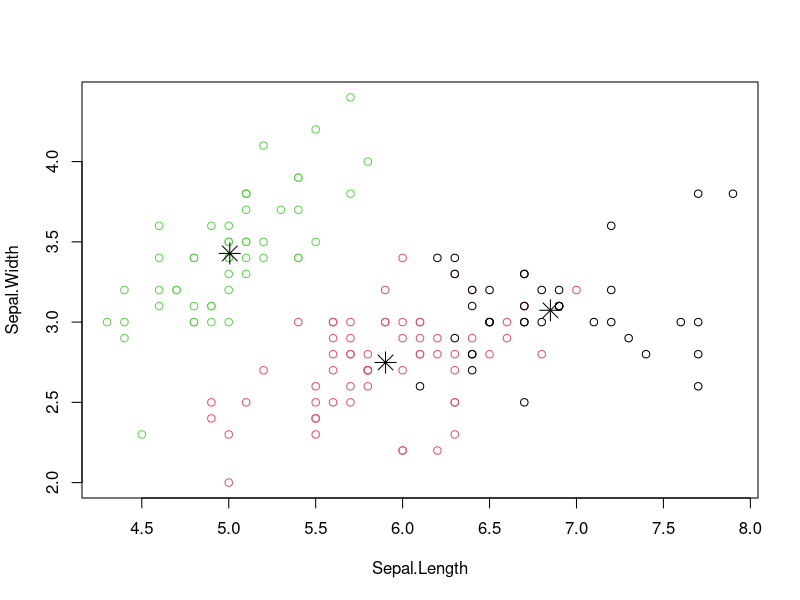

Here is the R script that generated this plot:
newiris<-iris 
print(iris) 
##Sepal.Length ,Sepal.Width ,Petal.Length ,Petal.Width ,Species 
newiris$Species<-NULL 
(kc<-kmeans(newiris,3)) 
table(iris$Species,kc$cluster) 
plot(newiris[c("Sepal.Length","Sepal.Width")],col=kc$cluster) 
points(kc$centers[,c("Sepal.Length","Sepal.Width")],col=1.3,pch=8,cex=2) 
